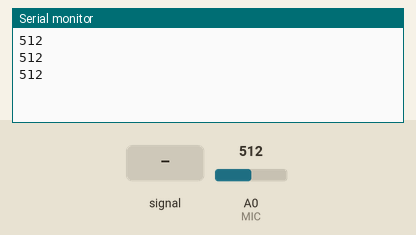
Bench run of a sketch on a simulated Arduino Uno, built with avr-gcc and run on an emulated ATmega328P. On the bench: the last lines printed to the serial monitor. Inputs (shaded band) come from the test bench; at power-on: A0 (MIC) = 512.

Above: at 1.3 s.
1.4 s: A0 (MIC) fed a 200 Hz sine of ±81 counts around its level
At 1.9 s:
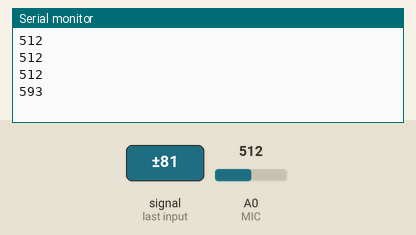
2.9 s: A0 (MIC) set to 716
At 3.4 s:
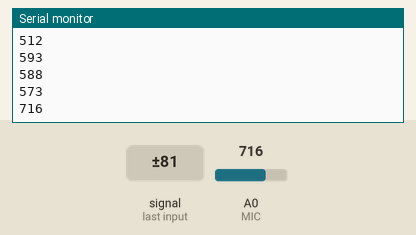
4.4 s: A0 (MIC) fed a 1000 Hz sine of ±255 counts around its level
At 4.9 s:
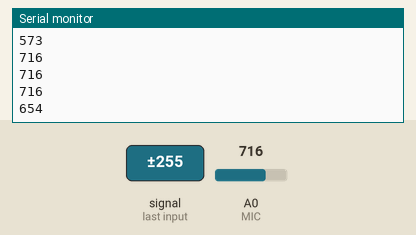
5.9 s: A0 (MIC) set to 900
At 6.4 s:
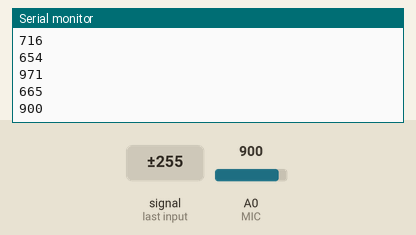
Timing chart, 0 to 8.4 s (numbered marks = the images above; inputs shaded):
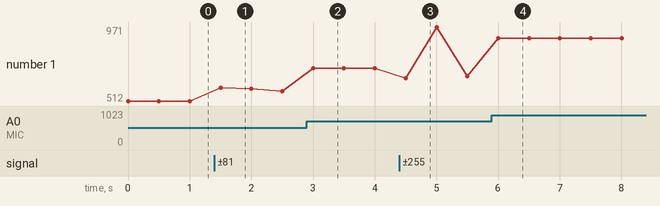

The sketch:

Verificar_la_posicion_del_preset.ino
```cpp
int MIC =0;//Se conectal el punto analogico del microfono
int valor;    //Se crea una variable llamada valor

void setup() {
  Serial.begin(9600);   //Se inicializa el monitor serie

}

void loop() {
  valor = analogRead(MIC);    //Valor es igual a la lectura del microfono
  Serial.println(valor);        //Se imprime el valor en el monitor serie
  delay(500);   //Se crea cada medio segundo

}
```

Measured:
- after the input at 1.4 s, the serial monitor: prints a new line after 0.10 s (image 1)
- after the input at 2.9 s, the serial monitor: prints a new line after 0.10 s (image 2)
- after the input at 4.4 s, the serial monitor: prints a new line after 0.10 s (image 3)
- after the input at 5.9 s, the serial monitor: prints a new line after 0.10 s (image 4)
- plotted number 1: 512 → 573 after the input at 1.4 s, 573 → 716 after the input at 2.9 s, 716 → 665 after the input at 4.4 s, 665 → 900 after the input at 5.9 s
